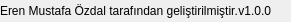
              <widget class="QFrame" name="bottomBar">
               <property name="minimumSize">
                <size>
                 <width>0</width>
                 <height>22</height>
                </size>
               </property>
               <property name="maximumSize">
                <size>
                 <width>16777215</width>
                 <height>22</height>
                </size>
               </property>
               <property name="frameShape">
                <enum>QFrame::NoFrame</enum>
               </property>
               <property name="frameShadow">
                <enum>QFrame::Raised</enum>
               </property>
               <layout class="QHBoxLayout" name="horizontalLayout_5">
                <property name="spacing">
                 <number>0</number>
                </property>
                <property name="leftMargin">
                 <number>0</number>
                </property>
                <property name="topMargin">
                 <number>0</number>
                </property>
                <property name="rightMargin">
                 <number>0</number>
                </property>
                <property name="bottomMargin">
                 <number>0</number>
                </property>
                <item>
                 <widget class="QLabel" name="creditsLabel">
                  <property name="text">
                   <string>Eren Mustafa Özdal tarafından geliştirilmiştir.</string>
                  </property>
                 </widget>
                </item>
                <item>
                 <widget class="QLabel" name="version">
                  <property name="frameShape">
                   <enum>QFrame::NoFrame</enum>
                  </property>
                  <property name="text">
                   <string>v1.0.0</string>
                  </property>
                  <property name="alignment">
                   <set>Qt::AlignRight|Qt::AlignTrailing|Qt::AlignVCenter</set>
                  </property>
                 </widget>
                </item>
                <item>
                 <widget class="QFrame" name="frame_size_grip">
                  <property name="minimumSize">
                   <size>
                    <width>20</width>
                    <height>0</height>
                   </size>
                  </property>
                  <property name="maximumSize">
                   <size>
                    <width>20</width>
                    <height>16777215</height>
                   </size>
                  </property>
                  <property name="frameShape">
                   <enum>QFrame::NoFrame</enum>
                  </property>
                  <property name="frameShadow">
                   <enum>QFrame::Raised</enum>
                  </property>
                 </widget>
                </item>
               </layout>
              </widget>
